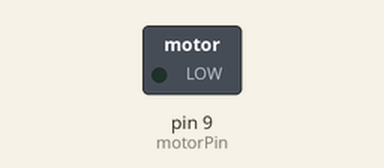
Simulated run of this sketch. Board: Arduino Uno, built with avr-gcc and run on an emulated ATmega328P. Shown: switched loads named in the sketch (green lamp = pin HIGH).

Above: at 0.1 s.
At 9.9 s:
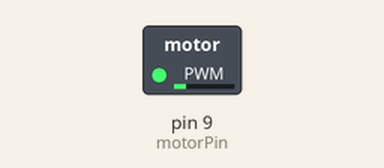
At 19.9 s:
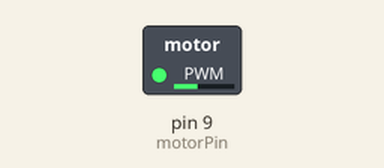
At 39.9 s:
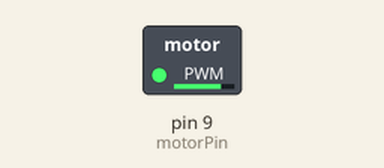
Timing chart, 0 to 40.0 s (numbered marks = the images above):
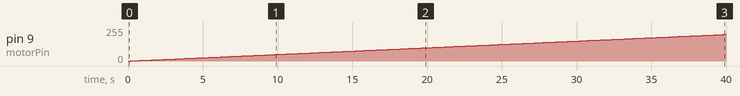

Measured:
- by itself, pin 9 (motorPin): moves from 0/255 to 199/255 over 39.6 s

The sketch:

sketch_feb12a.ino
```cpp
int motorPin = 9;  // define the pin the motor is connected to
                   // (if you use pin 9,10,11 or 3you can also control speed)

/*
 * setup() - this function runs once when you turn your Arduino on
 * We set the motors pin to be an output (turning the pin high (+5v) or low (ground) (-))
 * rather than an input (checking whether a pin is high or low)
 */
void setup()
{
 pinMode(motorPin, OUTPUT);
}


/*
 * loop() - this function will start after setup finishes and then repeat
 * we call a function called motorOnThenOff()
 */

void loop()                     // run over and over again
{
 //motorOnThenOff();
 //motorOnThenOffWithSpeed();
 motorAcceleration();
}

/*
 * motorOnThenOff() - turns motor on then off
 * (notice this code is identical to the code we used for
 * the blinking LED)
 */
void motorOnThenOff(){
  int onTime = 1500;  //the number of milliseconds for the motor to turn on for
  int offTime = 5000; //the number of milliseconds for the motor to turn off for

  digitalWrite(motorPin, HIGH); // turns the motor On
  delay(onTime);                // waits for onTime milliseconds
  digitalWrite(motorPin, LOW);  // turns the motor Off
  delay(offTime);               // waits for offTime milliseconds
}

/*
 * motorOnThenOffWithSpeed() - turns motor on then off but uses speed values as well
 * (notice this code is identical to the code we used for
 * the blinking LED)
 */
void motorOnThenOffWithSpeed(){

  int onSpeed = 255;  // a number between 0 (stopped) and 255 (full speed)
  int onTime = 2500;  //the number of milliseconds for the motor to turn on for

  int offSpeed = 37;  // a number between 0 (stopped) and 255 (full speed)
  int offTime = 10000; //the number of milliseconds for the motor to turn off for

  analogWrite(motorPin, onSpeed);   // turns the motor On
  delay(onTime);                    // waits for onTime milliseconds
  analogWrite(motorPin, offSpeed);  // turns the motor Off
  delay(offTime);                   // waits for offTime milliseconds
}

/*
 * motorAcceleration() - accelerates the motor to full speed then
 * back down to zero
*/
void motorAcceleration(){
  int delayTime = 200; //milliseconds between each speed step

  //Accelerates the motor
  for(int i = 0; i < 256; i++){ //goes through each speed from 0 to 255
    analogWrite(motorPin, i);   //sets the new speed
    delay(delayTime);           // waits for delayTime milliseconds
  }

  //Decelerates the motor
  for(int i = 255; i >= 0; i--){ //goes through each speed from 255 to 0
    analogWrite(motorPin, i);   //sets the new speed
    delay(delayTime);           // waits for delayTime milliseconds
  }
}
```
